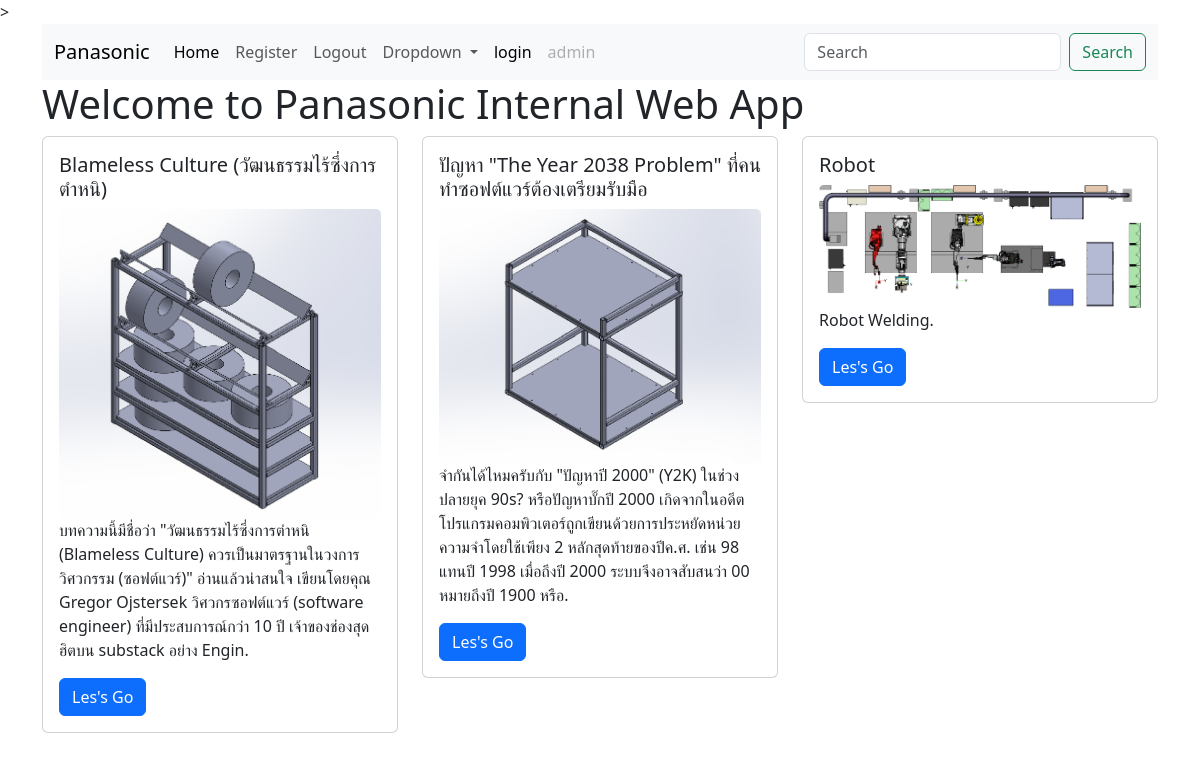
The app's page / (signed in) with its own data.
### blog/models.py (models this page shows, shortened)
class Post(models.Model):
    title = models.CharField(max_length=100)
    short_description = models.CharField(max_length=255, blank=True, null=True)
    body = models.TextField()
    date_created = models.DateTimeField(auto_now_add=True)
    date_updated = models.DateTimeField(auto_now=True)
    featured_pic = models.ImageField(upload_to='featured_pics/', blank=True, null=True)

### blog/views.py (the view)
# urls.py: path('', home, name='home'),
def home(request):
    all_posts = Post.objects.all()
    context = {
        'posts': all_posts,
    }
    return render(request, 'blog/home.html', context)

### blog/templates/blog/home.html
{% extends "blog/base.html" %}
{% block content %}
<h1>Welcome to Panasonic Internal Web App</h1>
        <div class="row">
            {% for post in posts %}
            <div class="col-sm-4 mb-3 mb-sm-0">
              <div class="card">
                <div class="card-body">
                  <h5 class="card-title">{{ post.title }}</h5>
                  <img src="{{ post.featured_pic.url }}" class="card-img-top" alt="{{ post.title}}" />
                  <p class="card-text">{{ post.short_description }}.</p>
                  <a href="/blog/{{ post.id }}" class="btn btn-primary">Les's Go</a>
                </div>
              </div>
            </div>
            {% endfor %}
          </div>
{% endblock %}

### blog/templates/blog/base.html (shortened to what this page needs)
<!DOCTYPE html>
<html>
<head>
    <link href="https://cdn.jsdelivr.net/npm/bootstrap@5.3.7/dist/css/bootstrap.min.css" rel="stylesheet">
</head>
<body>
    <div class="container">
        <nav class="navbar navbar-expand-lg bg-body-tertiary">
            <div class="container-fluid">
              <a class="navbar-brand" href="/">Panasonic</a>
              <div class="collapse navbar-collapse" id="navbarSupportedContent">
                <ul class="navbar-nav me-auto mb-2 mb-lg-0">
                  <li class="nav-item">
                    <a class="nav-link active" aria-current="page" href="/">Home</a>
                    </li>
                  <li class="nav-item">
                    <a class="nav-link" href="/register">Register</a>
                  </li>
                  <li class="nav-item">
                    {% if not user.is_authenticated %}
                    <a class="nav-link" href="/login">login</a>
                    {% else %}
                    <a class="nav-link" href="/logout">Logout</a>
                    {% endif %}
                  </li>
                  <li class="nav-item dropdown">
                    <a class="nav-link dropdown-toggle" href="#" role="button" data-bs-toggle="dropdown" aria-expanded="false">
                      Dropdown
                    </a>
                  </li>
                  <li class="nav-item">
                    <a class="nav-link active" aria-current="page" href="/login">login</a>
                    </li>
                  <li class="nav-item">
                  <li class="nav-item">
                    <a class="nav-link disabled" aria-disabled="true">{{user.username}}</a>
                  </li>
                </ul>
                <form class="d-flex" role="search">
                  <input class="form-control me-2" type="search" placeholder="Search" aria-label="Search"/>
                  <button class="btn btn-outline-success" type="submit">Search</button>
                </form>
              </div>
            </div>
          </nav>
          {% block content %}
          {% endblock %}
    </div>
</body>
</html>

### records on screen
Post: title "Blameless Culture (วัฒนธรรมไร้ซึ่งการตำหนิ)", featured_pic (picture), short_description "บทความนี้มีชื่อว่า \" วัฒนธรรมไร้ซึ่งการตำหนิ (Blameless Culture) ควรเป็นมาตรฐานในวงการวิศวกรรม (ซอฟต์แวร์)\" อ่านแล้วน่าสนใจ เขียนโดยคุณ Gregor Ojstersek วิศวกรซอฟต์แวร์ (software engineer) ที่มีประสบการณ์กว่า 10 ปี เจ้าของช่องสุดฮิตบน substack อย่าง Engin"
Post: title "ปัญหา \"The Year 2038 Problem\" ที่คนทำซอฟต์แวร์ต้องเตรียมรับมือ", featured_pic (picture), short_description "จำกันได้ไหมครับกับ \"ปัญหาปี 2000\" (Y2K) ในช่วงปลายยุค 90s? หรือปัญหาบั๊กปี 2000 เกิดจากในอดีตโปรแกรมคอมพิวเตอร์ถูกเขียนด้วยการประหยัดหน่วยความจำโดยใช้เพียง 2 หลักสุดท้ายของปีค.ศ. เช่น 98 แทนปี 1998 เมื่อถึงปี 2000 ระบบจึงอาจสับสนว่า 00 หมายถึงปี 1900 หรือ"
Post: title "Robot", featured_pic (picture), short_description "Robot Welding"

### other values on screen
{{ user.username }} "admin"
